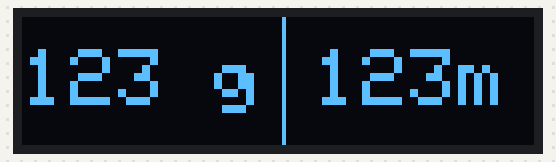
Bench run of a sketch on a simulated Arduino Uno, built with avr-gcc and run on an emulated ATmega328P. On the bench: 128×32 one-colour display.

Above: at 0.1 s.
At 4.2 s:
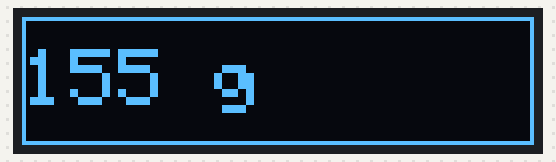

The sketch:

OLED_test.ino
```cpp
#include <SPI.h>
#include <Wire.h>
#include <Adafruit_GFX.h>
#include <Adafruit_SSD1306.h>

#define SCREEN_WIDTH 128 // OLED display width, in pixels
#define SCREEN_HEIGHT 32 // OLED display height, in pixels
#define OLED_RESET     -1 // Reset pin # (or -1 if sharing Arduino reset pin)
#define SCREEN_ADDRESS 0x3C ///< See datasheet for Address; 0x3D for 128x64, 0x3C for 128x32
Adafruit_SSD1306 oled(SCREEN_WIDTH, SCREEN_HEIGHT, &Wire, OLED_RESET);

String scaletxt = "";

void setup() {
  // put your setup code here, to run once:

  if(!oled.begin(SSD1306_SWITCHCAPVCC, SCREEN_ADDRESS)) {
    Serial.println(F("SSD1306 allocation failed"));
    //for(;;); // Don't proceed, loop forever
  }
  // Clear the buffer
  oled.clearDisplay();
  oled.display();

  oled.drawLine(65, 0, 65, 32, SSD1306_WHITE);
  oled.display();

  oled.setTextSize(2); //选择字号
  oled.setTextColor(WHITE);  //字体颜色
  oled.setCursor(0,8);
  oled.print("123 g");

  oled.setCursor(73,8);
  oled.print("123m");

  oled.display();
  delay(1000);
  oled.clearDisplay();
  oled.display();

  delay(3000);
  scaletxt = "155 g";
  oled.setCursor(0,8);
  oled.print(scaletxt);
  oled.display();

  oled.drawRect(0,0,128,32,1);
  oled.display();

}

void loop() {
  // put your main code here, to run repeatedly:
  /*
  for(unsigned int i=0; i<1000; i++)
  {
    scaletxt = String(i) + " g";
    oled.setCursor(0,8);
    oled.print(scaletxt);
    oled.display();
  }*/

}
```

Measured:
- what the display in image 0 shows lasts 1.0 s, from 0.1 s to 1.1 s
